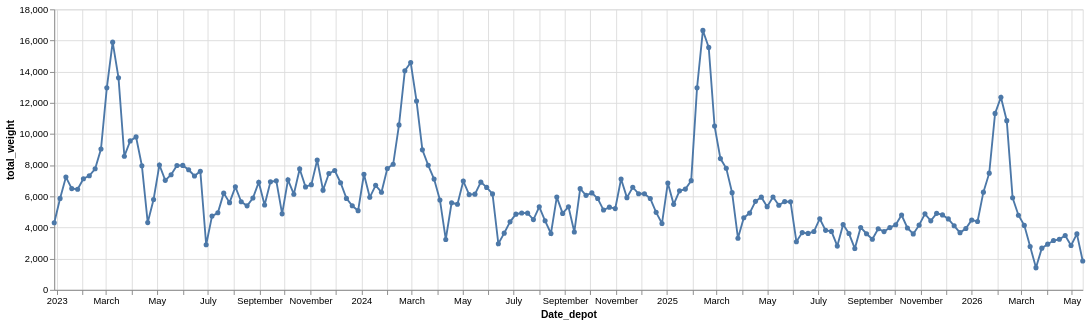

The cell this chart's notebook holds for it:
### Code cell
base_df = fields.pipe(
    lib.aggregate_by_date,
    freq="7d",
    value_col="weight_kg",
    date_col="Date_depot",
    total_col="total_weight",
    mean_col="mean_weight",
    std_col="std_weight",
)


# print(df)
chart = (
    alt.Chart(base_df)
    .mark_line(point=True)
    .encode(
        x="Date_depot:T",
        y=alt.Y("total_weight:Q"),
    )
    .properties(width=1100)
)
chart

### Figure 1 — Vega-Lite specification as saved in the notebook (floating-point values rounded to 4 significant figures; data arrays with more than 128 entries replaced by an {"elided": "..."} marker saying what was removed)
{"config": {"view": {"continuousWidth": 300, "continuousHeight": 300}}, "data": {"name": "data-0f6c036e97377fae49ce59f77cc96650"}, "mark": {"type": "line", "point": true}, "encoding": {"x": {"field": "Date_depot", "type": "temporal"}, "y": {"field": "total_weight", "type": "quantitative"}}, "width": 1100, "$schema": "https://vega.github.io/schema/vega-lite/v6.4.1.json", "datasets": {"data-0f6c036e97377fae49ce59f77cc96650": {"elided": "177 records"}}}
